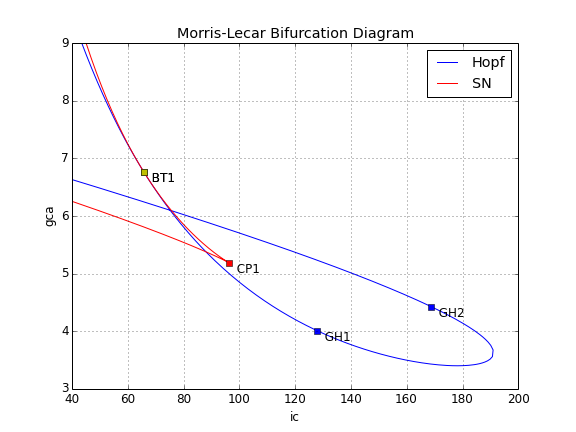

Here is the Python script that generated this plot:
#
# File:   MorrisLecar_cont.py
# Author: Warren Weckesser, www.warrenweckesser.net
#

import matplotlib.pyplot as plt
import PyDSTool
import MorrisLecar

# Use the function created by VFGEN to define the 'args' object for
# the Morris-Lecar system.
ds = MorrisLecar.args()

# Set ics to (1.5,0).  This is not an equilibrium point, but
# with these values, the PyCont code will find one.
ds.ics = {'v': 1.5, 'w': 0.0}

ode = PyDSTool.Generator.Vode_ODEsystem(ds)

cont = PyDSTool.ContClass(ode)

print "Setting up for one parameter continuation of an equilibrium point."
PCargs = PyDSTool.args(name='EQ1', type='EP-C')
PCargs.freepars = ['ic']
PCargs.StepSize = 1e-3
PCargs.MaxNumPoints = 200
PCargs.MaxStepSize = 0.2
PCargs.LocBifPoints = ['LP', 'H', 'BP']

print "Computing the curve."
cont.newCurve(PCargs)
cont['EQ1'].forward()

print "Setting up for two parameter continuation of the Hopf point."
PCargs = PyDSTool.args(name='Hopf', type='H-C2')
PCargs.initpoint = 'EQ1:H1'
PCargs.freepars = ['ic', 'gca']
PCargs.MaxStepSize = 1.0
PCargs.LocBifPoints = ['GH', 'BT', 'ZH']
PCargs.MaxNumPoints = 400

print "Computing the curve."
cont.newCurve(PCargs)
print "...forward"
cont['Hopf'].forward()
cont['Hopf'].MaxNumPoints = 75
print "...backward"
cont['Hopf'].backward()

print "Setting up for two parameter continuation of the first limit point."
PCargs = PyDSTool.args(name='SN', type='LP-C')
PCargs.initpoint = 'EQ1:LP1'
PCargs.freepars = ['ic', 'gca']
PCargs.MaxStepSize = 1.0
PCargs.LocBifPoints = ['CP', 'BT', 'ZH']
PCargs.MaxNumPoints = 100

print "Computing the curve."
cont.newCurve(PCargs)
print "...forward"
cont['SN'].forward()
print "...backward"
cont['SN'].backward()

print "Generating the plot in MorrisLecar_cont.png."
cont['Hopf'].display(('ic', 'gca'))
cont['SN'].display(('ic', 'gca'))
cont.plot.fig1.toggleAll('off', bytype='P')
plt.axis([40, 200, 3, 9])
plt.title('Morris-Lecar Bifurcation Diagram')
plt.grid(True)
plt.legend()
plt.savefig('MorrisLecar_cont.png', dpi=72)
#plt.show()
